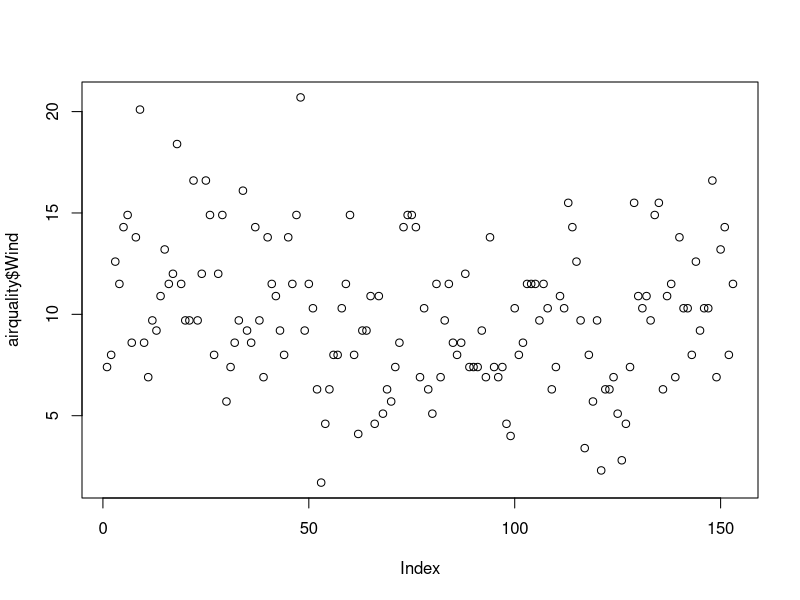
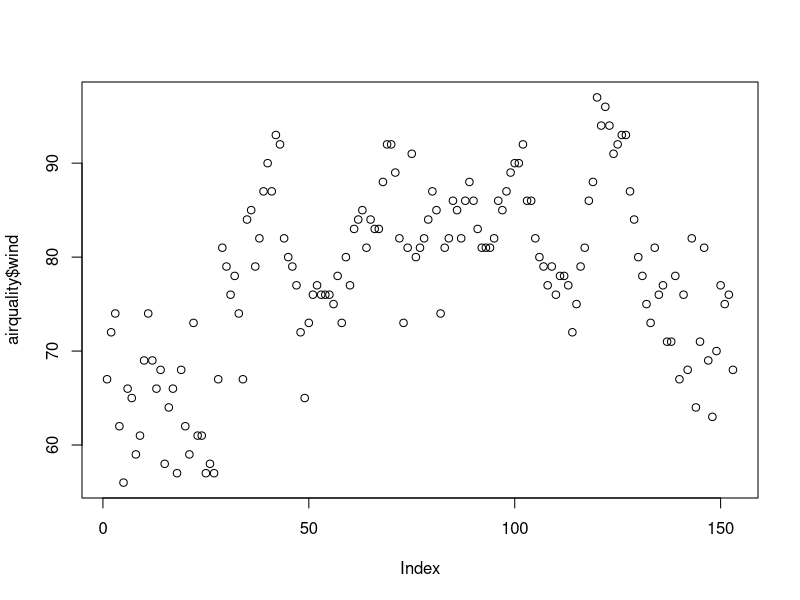
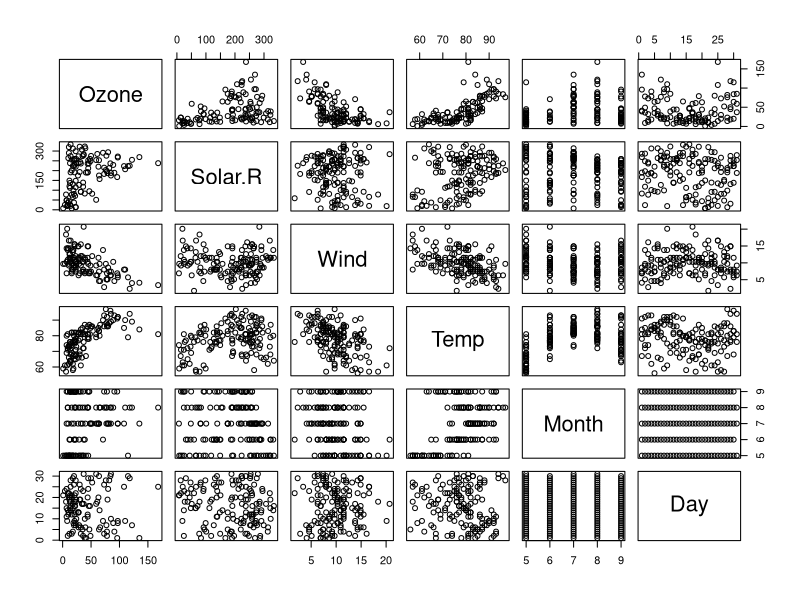
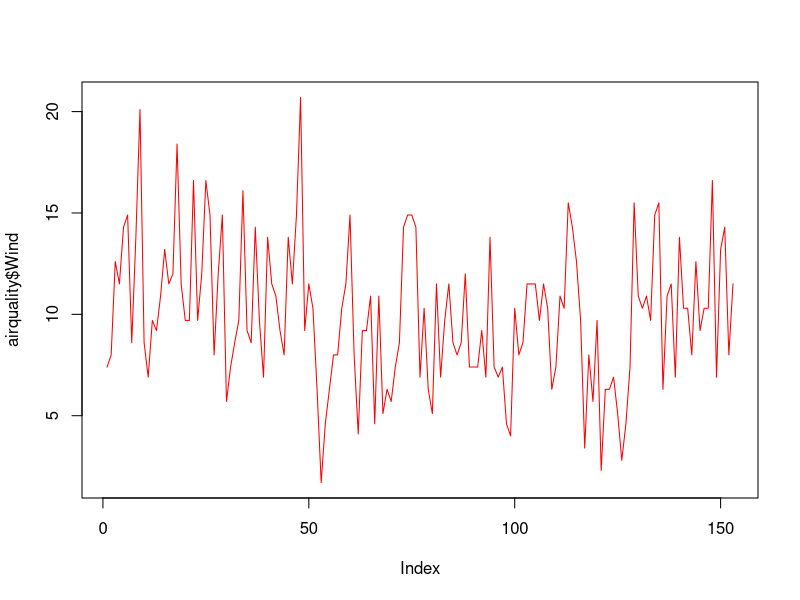
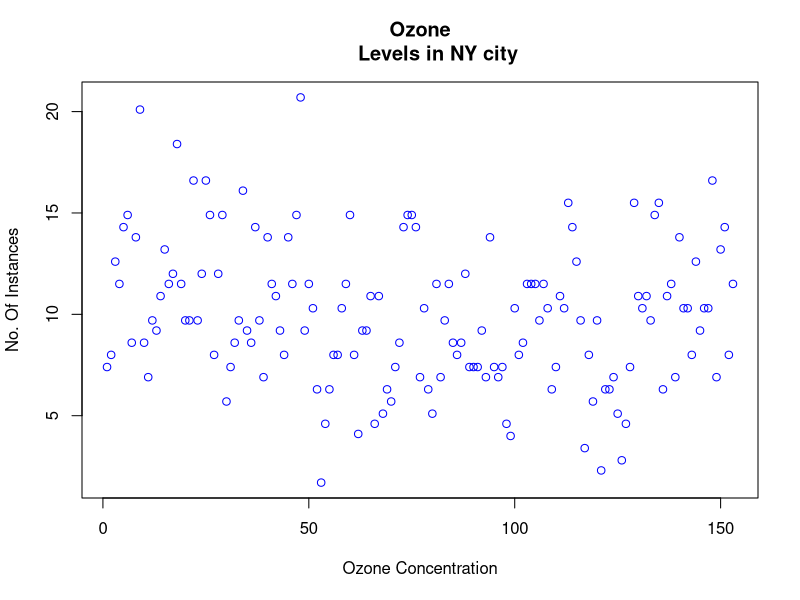
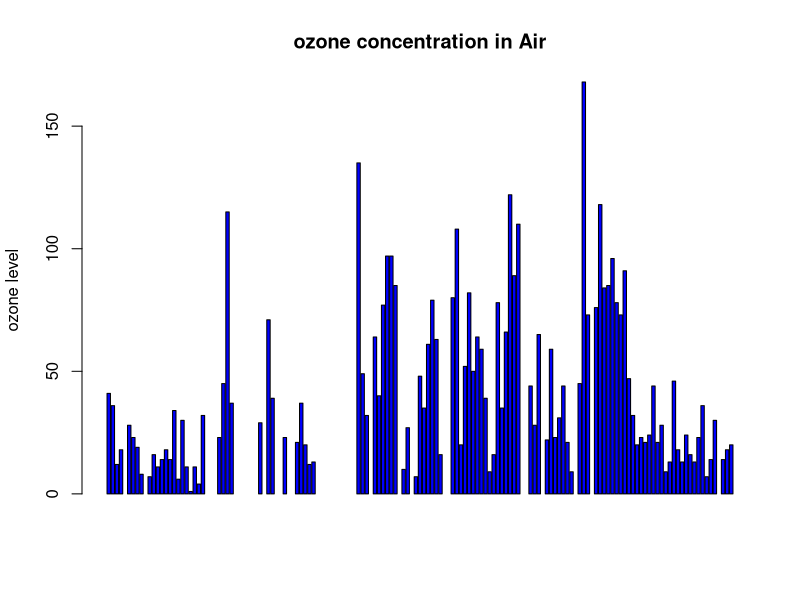
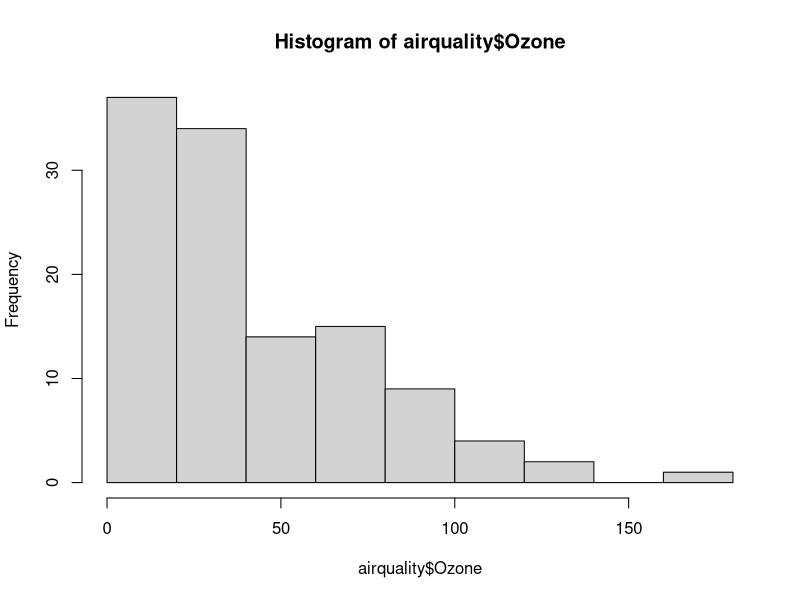
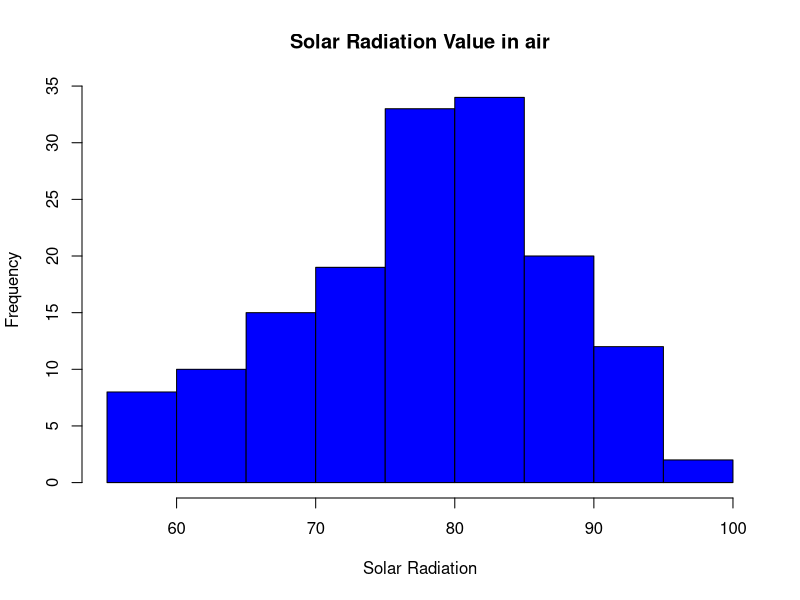

Here is the R script that generated these plots, in order:
1+1
2*3*4/5
3^2
exp(1)
sqrt(3)
pi*3
x<-10
y<-20
x*y
#value stored in a vector
z<-c(1,5,10,15,16)
z
k<-c(2,4,6,8,10)
z+k
z*k
z/k
z[3]
k[4]
k[-3]
k[1]<- -3
k
k[2]=14
k
k<10 #compare each elemnents,returns result as vector
k
k[k<10]=14 #edits elements marked as True in index vector
k
#data frame :2d data structure 
#it shares the properties of matrix and list
# constructed using data.frame(x=C:R,y=c("a","b","c"))
# for Ex.
df<-data.frame(x=1:3,y=c("a","b","c"))
View(df)
## slicing data frame: access the value in data frame
#from Df data frame find the vlaue below:
#print value 1
df[1,1]
# print value 1 and a
df[1,c(1,2)]
#print value a and c
df[c(1,3),2]
# print 1 and 3
df[c(1,3),1]
# print 1,a,3,c
df[c(1,3),c(1,2)]
# Vector : is 1dimensional heterogenous data structures
# syntax= <-c(1,2,.,.,.,.,.)
airquality<- datasets::airquality

##top 10 rows and last 10 rows
head(airquality,10)
tail(airquality,10)
## coulmns
airquality[,c(1,2)]
dy<-airquality[,-6]
dy
airquality$Temp 
summary(airquality$Temp)## summary gives the full detail of the coloumn like max,min..
 summary(airquality$Solar.R)
 ####plots
 plot(airquality$Wind)
 plot(airquality$Temp, airquality$wind, type="p")
 plot(airquality)
 #points and lines
 plot(airquality$Wind,type="l", col="Red") # P= point, l: lines, b: both
 
 plot(airquality$Wind,xlab="Ozone Concentration",
 ylab= "No. Of Instances",main="Ozone
      Levels in NY city",col="Blue")
 #horizontal Bar Plots
 barplot(airquality$Ozone,main= "ozone concentration in Air", 
         ylab = "ozone level",horiz = F,axes = T, col ="Blue")
 #histogram
 hist(airquality$Ozone)
 hist(airquality$Temp,
      main = "Solar Radiation Value in air",
      xlab="Solar Radiation", col= "blue")
 
hist(airquality$Wind, mai="Wind Flow", col = "red")
## single box plot
#main function of the box plot is to find the outliers
boxplot(airquality$Wind, main="Boxplot",col = "Green")
boxplot.stats(airquality$Wind)$out

## multiple box plots
boxplot(airquality)
boxplot(airquality[,1:4],main="Multiple")

#margin of the grid(mar),
# no of rows and columns (mfrow),
#whether a border is to be included(bty)
#and postion of the labels(las: 1 for horizontal & 
#las : 0 for vertical)
# bty - box around the plot o: boundry, n: no boundry
par(mfrow=c(3,3),mar=c(2,5,2,1), las=0, bty="o")
plot(airquality$Ozone)
plot(airquality$Ozone, airquality$Wind)
plot(airquality$Ozone, type = "l")
plot(airquality$Wind, type="l")
plot(airquality$Temp,type = "l")
barplot(airquality$Solar.R, main = "Solar Radition in air", col = 
          "Red",horiz = TRUE)
hist(airquality$Day, col="green")
boxplot(airquality$Solar.R)
boxplot(airquality[,0:4], main="multiple box plots")

